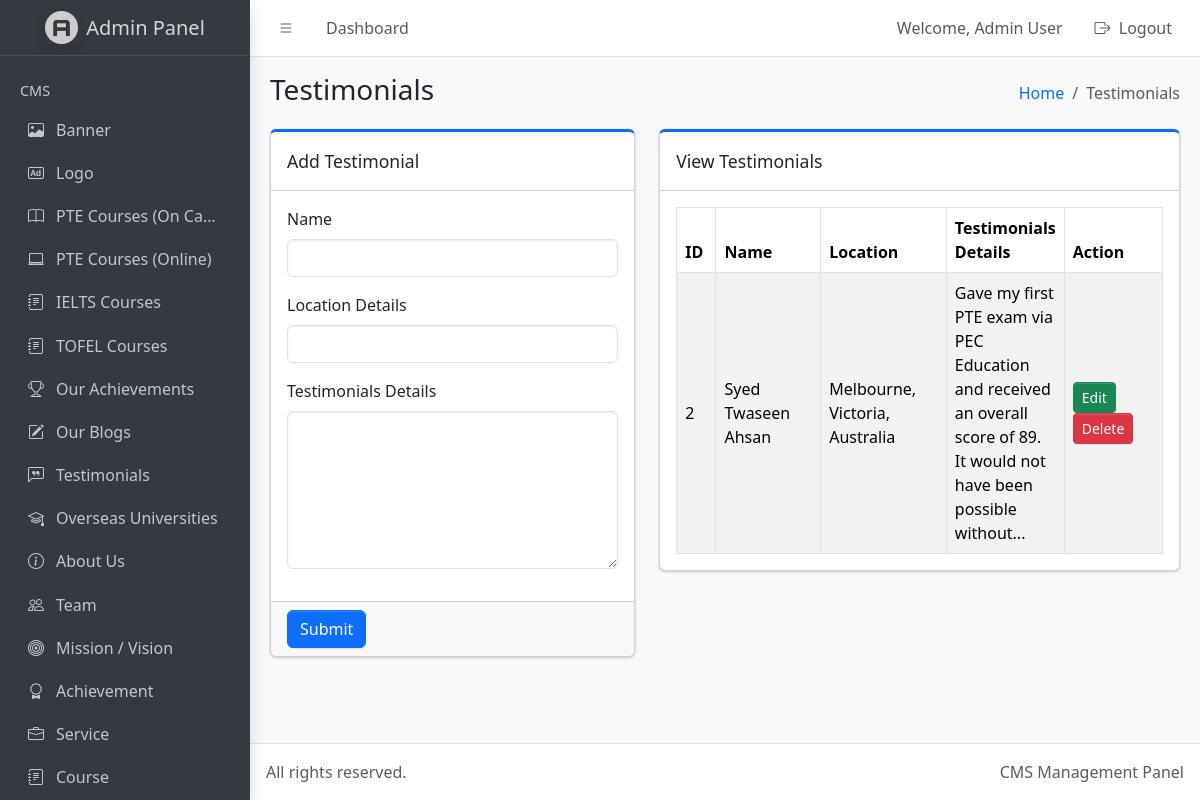
The app's page /admin/dist/testimonials.php (signed in) with its own data.
### tables this page shows
CREATE TABLE `testimonials` (
  `id` int(11) NOT NULL,
  `name` varchar(255) NOT NULL,
  `location_details` varchar(255) NOT NULL,
  `testimonial_details` longtext NOT NULL,
  `created_at` timestamp NOT NULL DEFAULT current_timestamp()
);

### admin/dist/testimonials.php (the view, shortened to what this page needs)
<?php
require_once '../../db.php';
$edit_mode = false;
$edit_data = [
    'id' => '',
    'name' => '',
    'location_details' => '',
    'testimonial_details' => ''
];
?>
<!doctype html>
<html lang="en">
  <head>
    <link
      rel="stylesheet"
      href="https://cdn.jsdelivr.net/npm/@fontsource/source-sans-3@5.0.12/index.css"
      media="print"
      onload="this.media='all'"
    />
    <link
      rel="stylesheet"
      href="https://cdn.jsdelivr.net/npm/overlayscrollbars@2.11.0/styles/overlayscrollbars.min.css"
    />
    <link
      rel="stylesheet"
      href="https://cdn.jsdelivr.net/npm/bootstrap-icons@1.13.1/font/bootstrap-icons.min.css"
    />
    <link rel="stylesheet" href="./css/adminlte.css" />
  </head>
  <body class="layout-fixed sidebar-expand-lg bg-body-tertiary">
    <div class="app-wrapper">
      <nav class="app-header navbar navbar-expand bg-body">
        <div class="container-fluid">
          <ul class="navbar-nav">
            <li class="nav-item">
              <a class="nav-link" data-lte-toggle="sidebar" href="#" role="button">
                <i class="bi bi-list"></i>
              </a>
            </li>
            <li class="nav-item d-none d-md-block">
              <a href="index.php" class="nav-link">Dashboard</a>
            </li>
          </ul>
          <ul class="navbar-nav ms-auto">
            <li class="nav-item d-none d-md-block">
              <span class="nav-link">
                Welcome,
                <?php echo isset($_SESSION['name']) ? htmlspecialchars($_SESSION['name']) : 'Admin'; ?>
              </span>
            </li>
            <li class="nav-item">
              <a href="logout.php" class="nav-link">
                <i class="bi bi-box-arrow-right me-1"></i> Logout
              </a>
            </li>
          </ul>
        </div>
      </nav>
      <aside class="app-sidebar bg-body-secondary shadow" data-bs-theme="dark">
        <div class="sidebar-brand">
          <a href="index.php" class="brand-link">
            <img
              src="./assets/img/AdminLTELogo.png"
              alt="Admin Logo"
              class="brand-image opacity-75 shadow"
            />
            <span class="brand-text fw-light">Admin Panel</span>
          </a>
        </div>
        <div class="sidebar-wrapper">
          <nav class="mt-2">
  <ul
    class="nav sidebar-menu flex-column"
    data-lte-toggle="treeview"
    role="navigation"
    aria-label="Main navigation"
    data-accordion="false"
    id="navigation"
  >
    <li class="nav-header">CMS</li>
    <li class="nav-item">
      <a href="index.php" class="nav-link">
        <i class="nav-icon bi bi-image"></i>
        <p>Banner</p>
      </a>
    </li>
    <li class="nav-item">
      <a href="logo.php" class="nav-link">
        <i class="nav-icon bi bi-badge-ad"></i>
        <p>Logo</p>
      </a>
    </li>
    <li class="nav-item">
      <a href="pte-courses-campus.php" class="nav-link">
        <i class="nav-icon bi bi-book"></i>
        <p>PTE Courses (On Campus)</p>
      </a>
    </li>
    <li class="nav-item">
      <a href="pte-courses-online.php" class="nav-link">
        <i class="nav-icon bi bi-laptop"></i>
        <p>PTE Courses (Online)</p>
      </a>
    </li>
    <li class="nav-item">
      <a href="ielts-courses.php" class="nav-link">
        <i class="nav-icon bi bi-journal-text"></i>
        <p>IELTS Courses</p>
      </a>
    </li>
    <li class="nav-item">
      <a href="tofel-courses.php" class="nav-link">
        <i class="nav-icon bi bi-journal-text"></i>
        <p>TOFEL Courses</p>
      </a>
    </li>
    <li class="nav-item">
      <a href="our-achievements.php" class="nav-link">
        <i class="nav-icon bi bi-trophy"></i>
        <p>Our Achievements</p>
      </a>
    </li>
    <li class="nav-item">
      <a href="blogs.php" class="nav-link">
        <i class="nav-icon bi bi-pencil-square"></i>
        <p>Our Blogs</p>
      </a>
    </li>
    <li class="nav-item">
      <a href="testimonials.php" class="nav-link">
        <i class="nav-icon bi bi-chat-left-quote"></i>
        <p>Testimonials</p>
      </a>
    </li>
    <li class="nav-item">
      <a href="overseas-universities.php" class="nav-link">
        <i class="nav-icon bi bi-mortarboard"></i>
        <p>Overseas Universities</p>
      </a>
    </li>
    <li class="nav-item">
      <a href="about-us.php" class="nav-link">
        <i class="nav-icon bi bi-info-circle"></i>
        <p>About Us</p>
      </a>
    </li>
    <li class="nav-item">
      <a href="team.php" class="nav-link">
        <i class="nav-icon bi bi-people"></i>
        <p>Team</p>
      </a>
    </li>
    <li class="nav-item">
      <a href="mission-vision.php" class="nav-link">
        <i class="nav-icon bi bi-bullseye"></i>
        <p>Mission / Vision</p>
      </a>
    </li>
    <li class="nav-item">
      <a href="achievement.php" class="nav-link">
        <i class="nav-icon bi bi-award"></i>
        <p>Achievement</p>
      </a>
    </li>
    <li class="nav-item">
      <a href="services.php" class="nav-link">
        <i class="nav-icon bi bi-briefcase"></i>
        <p>
          Service
        </p>
      </a>
    </li>
    <li class="nav-item">
      <a href="courses.php" class="nav-link">
        <i class="nav-icon bi bi-journal-text"></i>
        <p>
          Course
        </p>
      </a>
    </li>
  </ul>
</nav>
        </div>
      </aside>
      <main class="app-main">
        <div class="app-content-header">
          <div class="container-fluid">
            <div class="row">
              <div class="col-sm-6">
                <h3 class="mb-0">Testimonials</h3>
              </div>
              <div class="col-sm-6">
                <ol class="breadcrumb float-sm-end">
                  <li class="breadcrumb-item"><a href="index.php">Home</a></li>
                  <li class="breadcrumb-item active" aria-current="page">Testimonials</li>
                </ol>
              </div>
            </div>
          </div>
        </div>
        <div class="app-content">
          <div class="container-fluid">
            <div class="row">
              <div class="col-md-5">
                <div class="card card-primary card-outline mb-4">
                  <div class="card-header">
                    <div class="card-title">
                      <?php echo $edit_mode ? 'Edit Testimonial' : 'Add Testimonial'; ?>
                    </div>
                  </div>
                  <form action="" method="post">
                    <div class="card-body">
                      <div class="mb-3">
                        <label class="form-label">Name</label>
                        <input
                          type="text"
                          name="name"
                          class="form-control"
                          value="<?php echo htmlspecialchars($edit_data['name']); ?>"
                        >
                      </div>
                      <div class="mb-3">
                        <label class="form-label">Location Details</label>
                        <input
                          type="text"
                          name="location_details"
                          class="form-control"
                          value="<?php echo htmlspecialchars($edit_data['location_details']); ?>"
                        >
                      </div>
                      <div class="mb-3">
                        <label class="form-label">Testimonials Details</label>
                        <textarea
                          name="testimonial_details"
                          class="form-control"
                          rows="6"
                        ><?php echo htmlspecialchars($edit_data['testimonial_details']); ?></textarea>
                      </div>
                    </div>
                    <div class="card-footer">
                      <button type="submit" name="submit_testimonial" class="btn btn-primary">
                        <?php echo $edit_mode ? 'Update' : 'Submit'; ?>
                      </button>
                    </div>
                  </form>
                </div>
              </div>
              <div class="col-md-7">
                <div class="card card-primary card-outline mb-4">
                  <div class="card-header">
                    <div class="card-title">View Testimonials</div>
                  </div>
                  <div class="card-body table-responsive">
                    <table class="table table-bordered table-striped align-middle">
                      <thead>
                        <tr>
                          <th style="width: 50px;">ID</th>
                          <th style="width: 160px;">Name</th>
                          <th style="width: 180px;">Location</th>
                          <th>Testimonials Details</th>
                          <th style="width: 150px;">Action</th>
                        </tr>
                      </thead>
                      <tbody>
                        <?php
                        $testimonial_query = mysqli_query($conn, "SELECT * FROM testimonials ORDER BY id DESC");
                        if ($testimonial_query && mysqli_num_rows($testimonial_query) > 0) {
                            while ($row = mysqli_fetch_assoc($testimonial_query)) {
                        ?>
                          <tr>
                            <td><?php echo $row['id']; ?></td>
                            <td><?php echo htmlspecialchars($row['name']); ?></td>
                            <td><?php echo htmlspecialchars($row['location_details']); ?></td>
                            <td class="testimonial-preview">
                              <?php echo mb_strimwidth(strip_tags($row['testimonial_details']), 0, 120, '...'); ?>
                            </td>
                            <td>
                              <a
                                href="testimonials.php?edit_id=<?php echo $row['id']; ?>"
                                class="btn btn-success btn-sm"
                              >
                                Edit
                              </a>
                              <a
                                href="testimonials.php?delete_id=<?php echo $row['id']; ?>"
                                class="btn btn-danger btn-sm"
                                onclick="return confirm('Are you sure you want to delete this testimonial?')"
                              >
                                Delete
                              </a>
                            </td>
                          </tr>
                        <?php
                            }
                        } else {
                        ?>
                          <tr>
                            <td colspan="5" class="text-center">No testimonial found.</td>
                          </tr>
                        <?php } ?>
                      </tbody>
                    </table>
                  </div>
                </div>
              </div>
            </div>
          </div>
        </div>
      </main>
      <footer class="app-footer">
        <div class="float-end d-none d-sm-inline">CMS Management Panel</div>
        All rights reserved.
      </footer>
    </div>
  </body>
</html>

### admin/dist/testimonials.php (style rules this page uses)
.testimonial-preview { max-width: 320px; white-space: normal; word-break: break-word; }

### records on screen
testimonials: id "2", name "Syed Twaseen Ahsan", location_details "Melbourne, Victoria, Australia", testimonial_details "Gave my first PTE exam via PEC Education and received an overall score of 89. It would not have been possible without..."

### other values on screen
$_SESSION['name'] "Admin User"
